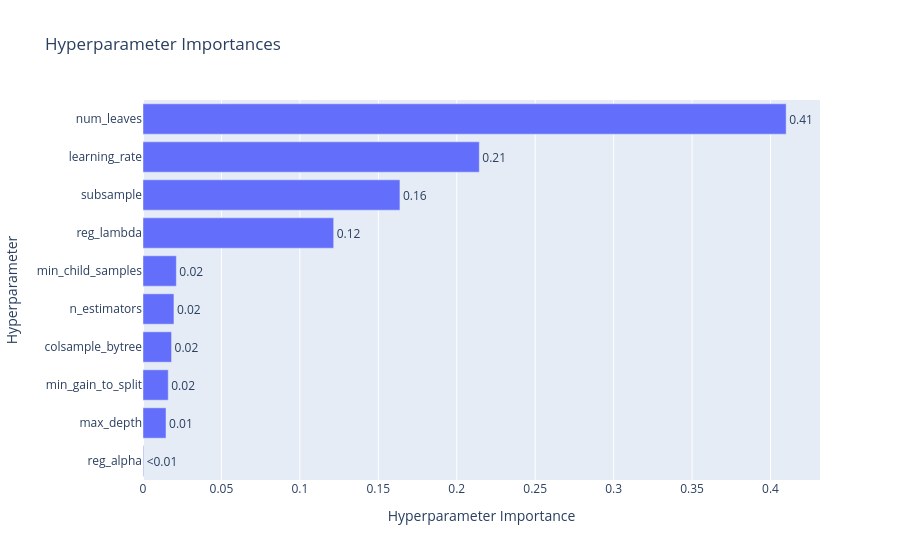

This figure's notebook cell:
### Code cell
fig_importance.show()

### Figure 1 — Plotly figure (JSON) as saved in the notebook; plotly's stock layout.template omitted (floating-point values rounded to 4 significant figures)
{"data": [{"cliponaxis": false, "hovertemplate": ["reg_alpha (FloatDistribution): 0.00040075291241149677<extra></extra>", "max_depth (IntDistribution): 0.014673967524023354<extra></extra>", "min_gain_to_split (FloatDistribution): 0.016087467400286062<extra></extra>", "colsample_bytree (FloatDistribution): 0.018203472112647393<extra></extra>", "n_estimators (IntDistribution): 0.01973008815383529<extra></extra>", "min_child_samples (IntDistribution): 0.021259880607602883<extra></extra>", "reg_lambda (FloatDistribution): 0.12154248613799627<extra></extra>", "subsample (FloatDistribution): 0.16377905631771156<extra></extra>", "learning_rate (FloatDistribution): 0.21436225116886096<extra></extra>", "num_leaves (IntDistribution): 0.4099605776646247<extra></extra>"], "name": "Objective Value", "orientation": "h", "text": ["<0.01", "0.01", "0.02", "0.02", "0.02", "0.02", "0.12", "0.16", "0.21", "0.41"], "textposition": "outside", "type": "bar", "x": [0.0004008, 0.01467, 0.01609, 0.0182, 0.01973, 0.02126, 0.1215, 0.1638, 0.2144, 0.41], "y": ["reg_alpha", "max_depth", "min_gain_to_split", "colsample_bytree", "n_estimators", "min_child_samples", "reg_lambda", "subsample", "learning_rate", "num_leaves"]}], "layout": {"title": {"text": "Hyperparameter Importances"}, "xaxis": {"title": {"text": "Hyperparameter Importance"}}, "yaxis": {"title": {"text": "Hyperparameter"}}}}
